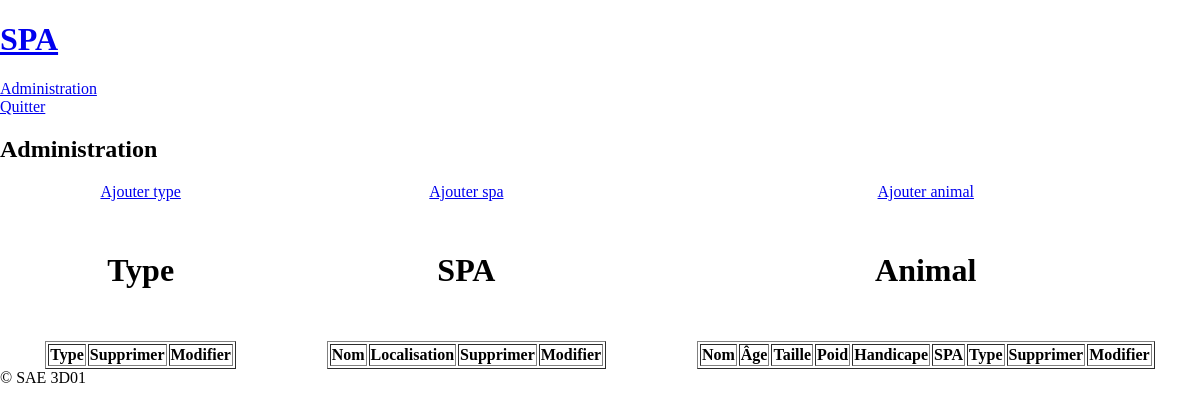
The page /index.php?action=admin (signed in) on the database as committed earlier.
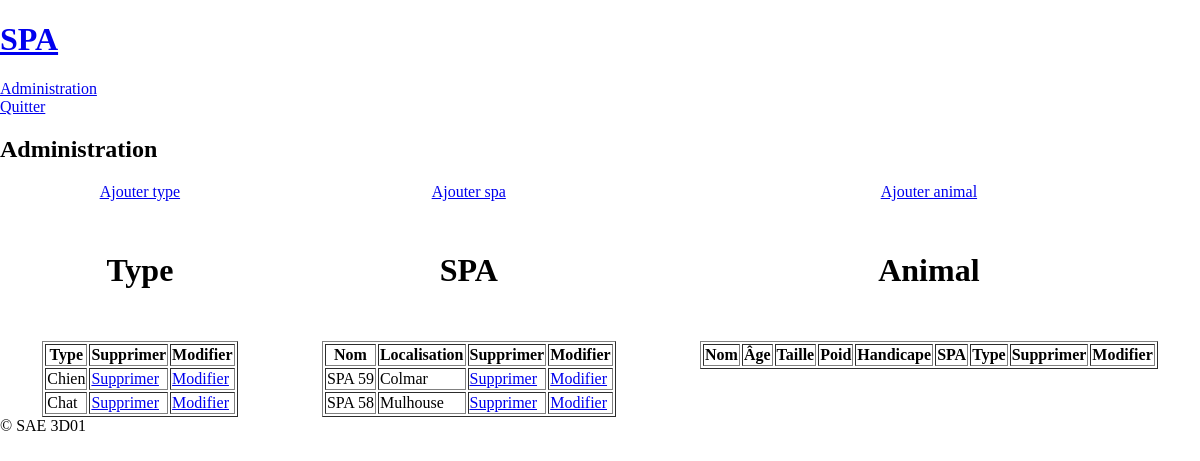
The same page on the database as committed later.
### tables this page shows
CREATE TABLE IF NOT EXISTS `type` (
  `id_type` int NOT NULL AUTO_INCREMENT,
  `libelle` varchar(254) DEFAULT NULL,
  PRIMARY KEY (`id_type`)
);

CREATE TABLE IF NOT EXISTS `spa` (
  `id_spa` int NOT NULL AUTO_INCREMENT,
  `nom` varchar(254) DEFAULT NULL,
  `localisation` varchar(254) DEFAULT NULL,
  PRIMARY KEY (`id_spa`)
);

### controleur/controleur.php (called while the page is built, shortened)
<?php
require_once "modele/type.php";
require_once "modele/spa.php";
function admin(){
    $type = new Type();
    $spa = new Spa();
    $types = $type->getTypes();
    $AllSPA = $spa->getAllSPA();
    require "vue/vueAdmin.php";
}

### modele/type.php (called while the page is built, shortened)
<?php
require_once "modele/modele.php";
class Type extends database {
    public function getTypes(){
        $req = '
        SELECT *
        FROM `type`
        ';
        $res = $this->execReq($req);
        return $res;
    }
}

### modele/modele.php (called while the page is built, shortened)
<?php
abstract class database {
    private $bdd;
    protected function execReq($req) {
        return $this->connexionBDD()->query($req)->fetchAll(PDO::FETCH_ASSOC);
    }
    private function connexionBDD() {
        if(!isset($this->bdd)){
            try {
                $options=array(PDO::MYSQL_ATTR_INIT_COMMAND => "SET NAMES utf8");
                $this->bdd=new PDO('mysql:host='.DBHOST.';dbname='.DBNAME, DBUSER, DBPWD, $options);
            }
            catch(Exception $err) {
                throw new Exception("Connexion à la BDD");
            }
        }
        return $this->bdd;
    }
}

### modele/spa.php (called while the page is built, shortened)
<?php
require_once "modele/modele.php";
class Spa extends database {
    public function getAllSPA(){
        $req = '
        SELECT *
        FROM `spa`
        ';
        $res = $this->execReq($req);
        return $res;
    }
}

### vue/vueAdmin.php (the view, shortened to what this page needs)
<?php
$header = NOMSITE;
$titre = "Administration";
?>
<div class="admin">
    <div class="table-admin">
        <a href="index.php?action=ajouterType">Ajouter type</a>
        <h1>Type</h1>
        <table border="1">
            <thead>
                <tr>
                    <th>Type</th>
                    <th>Supprimer</th>
                    <th>Modifier</th>
                </tr>
            </thead>
            <tbody>
                <?php
                    foreach($types as $type){
                        ?>
                        <tr>
                            <td><?= $type['libelle'] ?></td>
                            <td><a href="index.php?action=supprimerType&&idType=<?=$type['id_type']?>">Supprimer</a></td>
                            <td><a href="index.php?action=modifierType&&idType=<?=$type['id_type']?>">Modifier</a></td>
                        </tr>
                        <?php
                    }
                ?>
            </tbody>
        </table>
    </div>
    <div class="table-admin">
        <a href="index.php?action=ajouterSPA">Ajouter spa</a>
        <h1>SPA</h1>
        <table border="1">
            <thead>
                <tr>
                    <th>Nom</th>
                    <th>Localisation</th>
                    <th>Supprimer</th>
                    <th>Modifier</th>
                </tr>
            </thead>
            <tbody>
                <?php
                    foreach($AllSPA as $spa){
                        ?>
                        <tr>
                            <td><?= $spa['nom'] ?></td>
                            <td><?= $spa['localisation'] ?></td>
                            <td><a href="index.php?action=supprimerSPA&&idSPA=<?=$spa['id_spa']?>">Supprimer</a></td>
                            <td><a href="index.php?action=modifierSPA&&idSPA=<?=$spa['id_spa']?>">Modifier</a></td>
                        </tr>
                        <?php
                    }
                ?>
            </tbody>
        </table>
    </div>
    <div class="table-admin">
        <a href="index.php?action=ajouterAnimal">Ajouter animal</a>
        <h1>Animal</h1>
        <table border="1">
            <thead>
                <tr>
                    <th>Nom</th>
                    <th>Âge</th>
                    <th>Taille</th>
                    <th>Poid</th>
                    <th>Handicape</th>
                    <th>SPA</th>
                    <th>Type</th>
                    <th>Supprimer</th>
                    <th>Modifier</th>
                </tr>
            </thead>
        </table>
    </div>
</div>
<?php
$contenu = ob_get_clean();
$footer = "&copy; SAE 3D01";
require "gabarit.php";

### index.php (shortened to what this page needs)
<?php
require "controleur/controleur.php";
try {
    if (isset($_GET["action"])) {
        switch($_GET["action"]){
            case "admin":
                admin();
                break;
        }
    }else{
        accueil();
    }
}catch (Exception $e) {
    erreur($e->getMessage()) ;
}

### vue/gabarit.php (shortened to what this page needs)
<!DOCTYPE html>
<html lang="fr">
<head>
    <link href="style/style.css" rel="stylesheet">
</head>
<body>
    <header>
        <div><a href="index.php"><h1><?= $header ?></h1></a></div>
        <div class="menu">
            <?php
            if(!isset($_SESSION['USER'])){
                echo('<a class="lien" href="index.php?action=login">Connexion</a>');
                echo('<a class="lien" href="index.php?action=signup">S\'inscrire</a>');
            }else{
                if ($_SESSION['ROLE'] == "ADMIN"){
                    echo('<a class="lien" href="index.php?action=admin">Administration</a>');
                }
                echo('<a class="lien" href="index.php?action=delog">Quitter</a>');
            }
            ?>
        </div>
    </header>
    <main>
        <h2><?= $titre ?></h2>
        <?= $contenu ?>
    </main>
    <footer>
        <?= $footer ?>
    </footer>
</body>
</html>

### style/style.css (style rules this page uses)
body { padding: 0; margin: 0; }
header a { display: block; width: max-content; }
.table-admin { display: flex; gap: 30px; align-items: center; flex-direction: column; }
.admin { display: flex; justify-content: space-around; flex-direction: row; }

Rows that differ between the two databases and show on the page:
added type: libelle "Chien"
added type: libelle "Chat"
added spa: nom "SPA 59", localisation "Colmar"
added spa: nom "SPA 58", localisation "Mulhouse"
